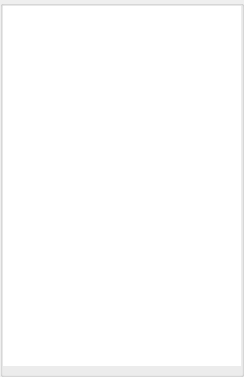
<?xml version="1.0" encoding="UTF-8"?>
<ui version="4.0">
 <class>AppletUploadsUi</class>
 <widget class="QWidget" name="AppletUploadsUi">
  <property name="windowModality">
   <enum>Qt::ApplicationModal</enum>
  </property>
  <property name="geometry">
   <rect>
    <x>0</x>
    <y>0</y>
    <width>244</width>
    <height>377</height>
   </rect>
  </property>
  <property name="sizePolicy">
   <sizepolicy hsizetype="Expanding" vsizetype="Expanding">
    <horstretch>0</horstretch>
    <verstretch>0</verstretch>
   </sizepolicy>
  </property>
  <property name="minimumSize">
   <size>
    <width>0</width>
    <height>0</height>
   </size>
  </property>
  <property name="maximumSize">
   <size>
    <width>16777215</width>
    <height>16777215</height>
   </size>
  </property>
  <property name="windowTitle">
   <string>Menu</string>
  </property>
  <property name="windowOpacity">
   <double>1.000000000000000</double>
  </property>
  <property name="toolTip">
   <string/>
  </property>
  <layout class="QVBoxLayout" name="verticalLayout">
   <property name="spacing">
    <number>0</number>
   </property>
   <property name="leftMargin">
    <number>0</number>
   </property>
   <property name="topMargin">
    <number>0</number>
   </property>
   <property name="rightMargin">
    <number>0</number>
   </property>
   <property name="bottomMargin">
    <number>0</number>
   </property>
   <item>
    <widget class="QGroupBox" name="FileItemsBox">
     <property name="sizePolicy">
      <sizepolicy hsizetype="Expanding" vsizetype="Expanding">
       <horstretch>0</horstretch>
       <verstretch>0</verstretch>
      </sizepolicy>
     </property>
     <property name="minimumSize">
      <size>
       <width>0</width>
       <height>0</height>
      </size>
     </property>
     <property name="title">
      <string/>
     </property>
     <layout class="QGridLayout" name="gridLayout">
      <property name="leftMargin">
       <number>0</number>
      </property>
      <property name="topMargin">
       <number>0</number>
      </property>
      <property name="rightMargin">
       <number>0</number>
      </property>
      <property name="bottomMargin">
       <number>8</number>
      </property>
      <property name="spacing">
       <number>0</number>
      </property>
      <item row="0" column="0">
       <widget class="QListWidget" name="m_FileItemList">
        <property name="frameShape">
         <enum>QFrame::NoFrame</enum>
        </property>
        <property name="frameShadow">
         <enum>QFrame::Plain</enum>
        </property>
        <property name="lineWidth">
         <number>0</number>
        </property>
        <property name="iconSize">
         <size>
          <width>32</width>
          <height>32</height>
         </size>
        </property>
        <property name="verticalScrollMode">
         <enum>QAbstractItemView::ScrollPerPixel</enum>
        </property>
        <property name="resizeMode">
         <enum>QListView::Adjust</enum>
        </property>
        <property name="uniformItemSizes">
         <bool>true</bool>
        </property>
       </widget>
      </item>
     </layout>
    </widget>
   </item>
  </layout>
 </widget>
 <resources/>
 <connections/>
</ui>
